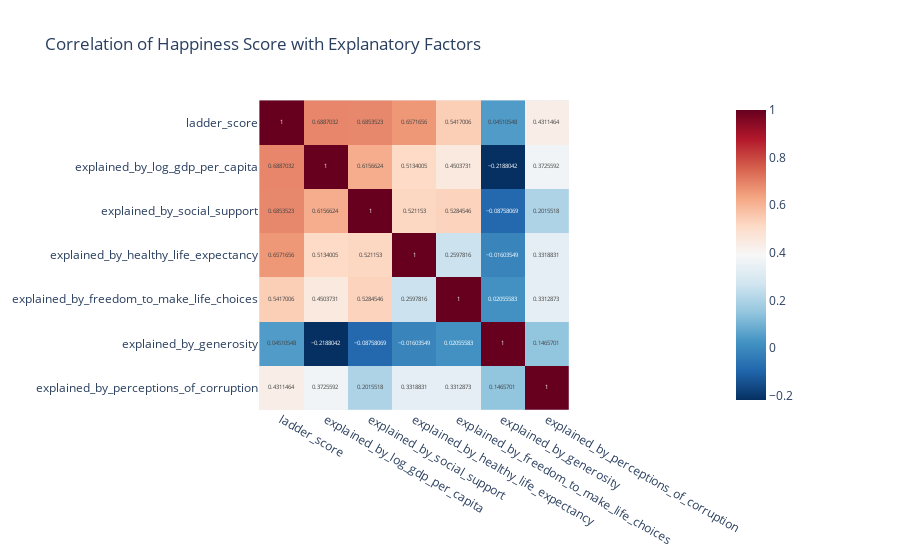

Here is the notebook cell this chart was saved with:
### Markdown cell above
### Inference: Heatmap of Ranks
- This heatmap makes the stability of Nordic countries clear.  
- Finland has been at the very top every year.  
- Countries in crisis (Afghanistan, Lebanon) stay consistently at the bottom.  
- Middle-tier countries (India, China) show gradual but steady improvements.

### Code cell
corr = new_df[[
    "ladder_score",
    "explained_by_log_gdp_per_capita",
    "explained_by_social_support",
    "explained_by_healthy_life_expectancy",
    "explained_by_freedom_to_make_life_choices",
    "explained_by_generosity",
    "explained_by_perceptions_of_corruption"
]].corr()

fig = px.imshow(
    corr,
    text_auto=True,
    color_continuous_scale="RdBu_r",
    title="Correlation of Happiness Score with Explanatory Factors"
)
fig.show()

fig.write_html("exports/" + fig.layout.title.text.replace(" ", "_") + ".html")
#fig.write_image("exports/" + fig.layout.title.text.replace(" ", "_") + ".png", scale=2)

### Figure 1 — Plotly figure (JSON) as saved in the notebook; plotly's stock layout.template omitted (floating-point values rounded to 4 significant figures)
{"data": [{"coloraxis": "coloraxis", "hovertemplate": "x: %{x}<br>y: %{y}<br>color: %{z}<extra></extra>", "name": "0", "texttemplate": "%{z}", "type": "heatmap", "x": ["ladder_score", "explained_by_log_gdp_per_capita", "explained_by_social_support", "explained_by_healthy_life_expectancy", "explained_by_freedom_to_make_life_choices", "explained_by_generosity", "explained_by_perceptions_of_corruption"], "xaxis": "x", "y": ["ladder_score", "explained_by_log_gdp_per_capita", "explained_by_social_support", "explained_by_healthy_life_expectancy", "explained_by_freedom_to_make_life_choices", "explained_by_generosity", "explained_by_perceptions_of_corruption"], "yaxis": "y", "z": [[1.0, 0.6887, 0.6854, 0.6572, 0.5417, 0.04511, 0.4311], [0.6887, 1.0, 0.6157, 0.5134, 0.4504, -0.2188, 0.3726], [0.6854, 0.6157, 1.0, 0.5212, 0.5285, -0.08758, 0.2016], [0.6572, 0.5134, 0.5212, 1.0, 0.2598, -0.01604, 0.3319], [0.5417, 0.4504, 0.5285, 0.2598, 1.0, 0.02056, 0.3313], [0.04511, -0.2188, -0.08758, -0.01604, 0.02056, 1.0, 0.1466], [0.4311, 0.3726, 0.2016, 0.3319, 0.3313, 0.1466, 1.0]]}], "layout": {"coloraxis": {"colorscale": [[0, "rgb(5,48,97)"], [0.1, "rgb(33,102,172)"], [0.2, "rgb(67,147,195)"], [0.3, "rgb(146,197,222)"], [0.4, "rgb(209,229,240)"], [0.5, "rgb(247,247,247)"], [0.6, "rgb(253,219,199)"], [0.7, "rgb(244,165,130)"], [0.8, "rgb(214,96,77)"], [0.9, "rgb(178,24,43)"], [1, "rgb(103,0,31)"]]}, "title": {"text": "Correlation of Happiness Score with Explanatory Factors"}, "xaxis": {"anchor": "y", "constrain": "domain", "domain": [0, 1], "scaleanchor": "y"}, "yaxis": {"anchor": "x", "autorange": "reversed", "constrain": "domain", "domain": [0, 1]}}}
